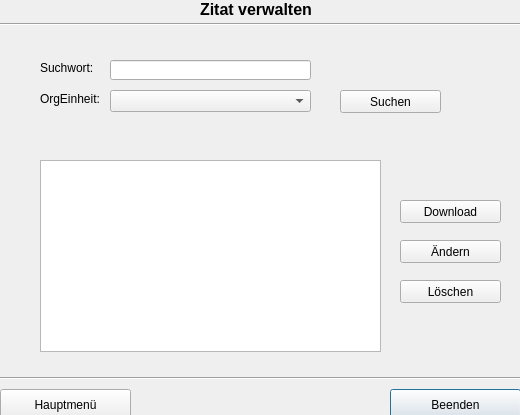
<?xml version="1.0" encoding="UTF-8"?>
<ui version="4.0">
 <class>frmZitatVerwalten</class>
 <widget class="QDialog" name="frmZitatVerwalten">
  <property name="geometry">
   <rect>
    <x>0</x>
    <y>0</y>
    <width>520</width>
    <height>415</height>
   </rect>
  </property>
  <property name="windowTitle">
   <string>Dialog</string>
  </property>
  <widget class="Line" name="line_2">
   <property name="geometry">
    <rect>
     <x>0</x>
     <y>14</y>
     <width>521</width>
     <height>21</height>
    </rect>
   </property>
   <property name="orientation">
    <enum>Qt::Horizontal</enum>
   </property>
  </widget>
  <widget class="QLabel" name="label_5">
   <property name="geometry">
    <rect>
     <x>200</x>
     <y>0</y>
     <width>141</width>
     <height>16</height>
    </rect>
   </property>
   <property name="text">
    <string>&lt;html&gt;&lt;head/&gt;&lt;body&gt;&lt;p&gt;&lt;span style=&quot; font-size:12pt; font-weight:600;&quot;&gt;Zitat verwalten&lt;/span&gt;&lt;/p&gt;&lt;/body&gt;&lt;/html&gt;</string>
   </property>
  </widget>
  <widget class="QPushButton" name="pbBeenden">
   <property name="geometry">
    <rect>
     <x>390</x>
     <y>389</y>
     <width>131</width>
     <height>31</height>
    </rect>
   </property>
   <property name="text">
    <string>Beenden</string>
   </property>
  </widget>
  <widget class="QPushButton" name="pbMenue">
   <property name="geometry">
    <rect>
     <x>0</x>
     <y>389</y>
     <width>131</width>
     <height>31</height>
    </rect>
   </property>
   <property name="text">
    <string>Hauptmenü</string>
   </property>
  </widget>
  <widget class="Line" name="line">
   <property name="geometry">
    <rect>
     <x>0</x>
     <y>370</y>
     <width>521</width>
     <height>16</height>
    </rect>
   </property>
   <property name="orientation">
    <enum>Qt::Horizontal</enum>
   </property>
  </widget>
  <widget class="QLabel" name="label">
   <property name="geometry">
    <rect>
     <x>40</x>
     <y>60</y>
     <width>71</width>
     <height>16</height>
    </rect>
   </property>
   <property name="text">
    <string>Suchwort:</string>
   </property>
  </widget>
  <widget class="QLabel" name="label_2">
   <property name="geometry">
    <rect>
     <x>40</x>
     <y>91</y>
     <width>61</width>
     <height>16</height>
    </rect>
   </property>
   <property name="text">
    <string>OrgEinheit:</string>
   </property>
  </widget>
  <widget class="QLineEdit" name="edtSuchwort">
   <property name="geometry">
    <rect>
     <x>110</x>
     <y>60</y>
     <width>201</width>
     <height>20</height>
    </rect>
   </property>
  </widget>
  <widget class="QComboBox" name="cbOrgEinheit">
   <property name="geometry">
    <rect>
     <x>110</x>
     <y>90</y>
     <width>201</width>
     <height>22</height>
    </rect>
   </property>
  </widget>
  <widget class="QListWidget" name="lwAnzeigen">
   <property name="geometry">
    <rect>
     <x>40</x>
     <y>160</y>
     <width>341</width>
     <height>192</height>
    </rect>
   </property>
  </widget>
  <widget class="QPushButton" name="pbSuchen">
   <property name="geometry">
    <rect>
     <x>340</x>
     <y>90</y>
     <width>101</width>
     <height>23</height>
    </rect>
   </property>
   <property name="text">
    <string>Suchen</string>
   </property>
  </widget>
  <widget class="QPushButton" name="pbAendern">
   <property name="geometry">
    <rect>
     <x>400</x>
     <y>240</y>
     <width>101</width>
     <height>23</height>
    </rect>
   </property>
   <property name="text">
    <string>Ändern</string>
   </property>
  </widget>
  <widget class="QPushButton" name="pbLoeschen">
   <property name="geometry">
    <rect>
     <x>400</x>
     <y>280</y>
     <width>101</width>
     <height>23</height>
    </rect>
   </property>
   <property name="text">
    <string>Löschen</string>
   </property>
  </widget>
  <widget class="QPushButton" name="pbDownload">
   <property name="geometry">
    <rect>
     <x>400</x>
     <y>200</y>
     <width>101</width>
     <height>23</height>
    </rect>
   </property>
   <property name="text">
    <string>Download</string>
   </property>
  </widget>
 </widget>
 <resources/>
 <connections/>
</ui>
